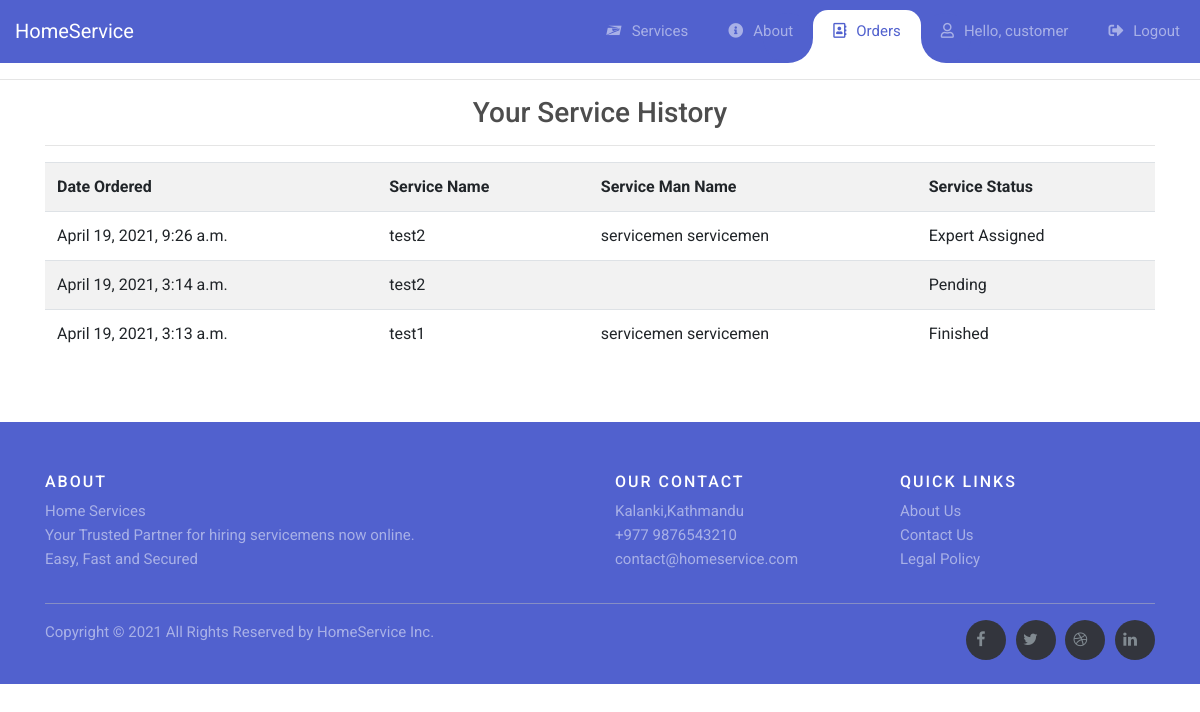
Page /order/orderview/ (signed in) on the committed database.
### accounts/models.py (models this page shows, shortened)
class User(AbstractUser):
    is_customer = models.BooleanField(default=False)
    is_servicemen =  models.BooleanField(default=False)
    first_name = models.CharField(max_length=200, null=True)
    last_name = models.CharField(max_length=200, null=True)
    email = models.EmailField()

class ServiceMen(models.Model):
    phone = models.CharField(max_length=15, null=True)
    address = models.CharField(max_length=200, null=True)
    expertise = models.CharField(max_length=200, null=True)
    is_available = models.BooleanField(default = True)
    created_at = models.DateTimeField(auto_now_add=True)
    created_by = models.OneToOneField(User, related_name='servicmenuser', on_delete=models.CASCADE)
    class Meta:
        ordering = ['created_by']

### order/models.py (models this page shows, shortened)
class Order(models.Model):
    STATUS = (
        ("Reviewed", "Reviewed"),
        ("Expert Assigned", "Expert Assigned"),
        ("Working", "Working"),
        ("Finished", "Finished"),
    )
    customer = models.ForeignKey(Customer, on_delete=models.SET_NULL, blank=True, null=True)
    service = models.ForeignKey(Service, on_delete=models.SET_NULL, blank=True, null=True)
    description = models.CharField(max_length=2000, null=True)
    date_ordered = models.DateTimeField(auto_now_add=True)
    status = models.CharField(max_length=200, null=True, choices=STATUS, default="Pending")
    street = models.CharField(max_length=100, null=True)
    address = models.CharField(max_length=100, null=True)
    servicemen = models.ForeignKey(ServiceMen, on_delete=models.SET_NULL, blank=True, null=True)
    class Meta:
        ordering = ['-date_ordered']

### service/models.py (models this page shows, shortened)
class Service(models.Model):
    name = models.CharField(max_length=200, null=True)
    slug = models.SlugField(max_length=255, null=True, unique=True)
    description = models.CharField(max_length=2000, null=True)
    image = models.ImageField(null=True, blank=True)

### order/views.py (the view)
# urls.py: path('orderview/', views.order_view, name="orderview"),
@login_required
@customer_required
def order_view(request):
    customer = customer = Customer.objects.filter(created_by = request.user).first()
    order_view = Order.objects.filter(customer_id=customer.id)
    context = {
        'customer' : customer,
        'orderitems': order_view,
        'activate_order' : 'active'
    }
    return render(request, 'order/orderView.html', context)

### order/templates/order/orderView.html
{% extends 'index.html' %}
{% load static %}
{% block content %}
	<div class="row">
        <div class="col">
            <h3 class="text-center">Your Service History</h3><hr>
            <table class="table table-striped">
                <tr>
                    <th>Date Ordered</th>
                    <th>Service Name</th>
                    <th>Service Man Name</th>
                    <th>Service Status</th>
                </tr>
                {% for i in orderitems %}
                <tr>
                    <td>{{i.date_ordered}}</td>
                    <td>{{i.service.name}}</td>
                    <td>{{i.servicemen.created_by.first_name}} {{i.servicemen.created_by.last_name}}</td>
                    <td>{{i.status}}</td>
                </tr>
                {% endfor %}
            </table>
        </div>
    </div>
{% endblock content %}

### templates/index.html (shortened to what this page needs)
<!DOCTYPE html>
{% load static %}
{% load bootstrap %}
<html lang="en">
<head>
    <link rel="stylesheet" href="https://cdn.jsdelivr.net/npm/bootstrap@4.6.0/dist/css/bootstrap.min.css">
    <link rel="stylesheet" href="https://pro.fontawesome.com/releases/v5.10.0/css/all.css"/>
    <link rel="stylesheet" type="text/css" href="{% static 'css/style.css' %}" />
    <link rel="stylesheet" type="text/css" href="{% static 'css/mystyle.css' %}" />
    <link rel="stylesheet" href="https://use.fontawesome.com/releases/v5.6.1/css/all.css">
    <link rel="stylesheet" href="https://cdnjs.cloudflare.com/ajax/libs/font-awesome/4.7.0/css/font-awesome.min.css"/>
</head>
<body>
    {% include 'navbar.html' %}
    <hr>
    <div class="container">
        {% block content %}
        {% endblock content %}
    </div>
    {% include 'footer.html' %}
</body>
</html>

### templates/navbar.html (shortened to what this page needs)
<nav class="navbar navbar-expand-custom navbar-mainbg">
    <a class="navbar-brand navbar-logo" href="{% url 'service' %}">HomeService</a>
    <div class="collapse navbar-collapse" id="navbarSupportedContent">
        <ul class="navbar-nav ml-auto">
            <div class="hori-selector">
                <div class="left"></div>
                <div class="right"></div>
            </div>
            <li class="nav-item {{activate_service}} {{activate_view_service}}">
                <a class="nav-link" href="{% url 'service' %}"><i class="fab fa-usps"></i>Services</a>
            </li>
            {% if user.is_customer %}
            <li class="nav-item {{activate_about}}">
                <a class="nav-link" href="{% url 'about' %}"><i class="fas fa-info-circle"></i>About</a>
            </li>
            <li class="nav-item {{activate_order}} {{order_checkout}} {{activate_thanks}}">
                <a class="nav-link" href="{% url 'orderview' %}"><i class="far fa-address-book"></i>Orders</a>
            </li>
            <li class="nav-item {{activate_cusacc}}">
                <a class="nav-link" href="{% url 'customer_profile' %}"><i class="far fa-user"></i>Hello, {{request.user}}</a>
            </li>
            {% endif %}
            {% if user.is_authenticated %}
            <li class="nav-item">
                <a class="nav-link" href="{% url 'logout' %}"><i class="fas fa-sign-out-alt"></i>Logout</a>
            </li>
            {% endif %}
        </ul>
    </div>
</nav>

### templates/footer.html
{% load static %}
<link rel="stylesheet" href="{% static 'css/mycss.css' %}">
    <footer class="site-footer mt-5">
      <div class="container">
        <div class="row">
          <div class="col-sm-12 col-md-6">
            <h6>About</h6>
            <p class="text-justify">Home Services<br>Your Trusted Partner for hiring servicemens now online.<br>Easy, Fast and Secured</p>
          </div>
          <div class="col-xs-6 col-md-3">
            <h6>Our Contact</h6>
            <ul class="footer-links">
              <li>Kalanki,Kathmandu</li>
              <li>+977 9876543210</li>
              <li>contact@homeservice.com</li>
            </ul>
          </div>
          <div class="col-xs-6 col-md-3">
            <h6>Quick Links</h6>
            <ul class="footer-links">
              <li><a href="#">About Us</a></li>
              <li><a href="#">Contact Us</a></li>
              <li><a href="#">Legal Policy</a></li>
            </ul>
          </div>
        </div>
        <hr>
      </div>
      <div class="container">
        <div class="row">
          <div class="col-md-8 col-sm-6 col-xs-12">
            <p class="copyright-text">Copyright &copy; 2021 All Rights Reserved by
         <a href="#">HomeService Inc</a>.
            </p>
          </div>
          <div class="col-md-4 col-sm-6 col-xs-12">
            <ul class="social-icons">
              <li><a class="facebook" href="#"><i class="fa fa-facebook"></i></a></li>
              <li><a class="twitter" href="#"><i class="fa fa-twitter"></i></a></li>
              <li><a class="dribbble" href="#"><i class="fa fa-dribbble"></i></a></li>
              <li><a class="linkedin" href="#"><i class="fa fa-linkedin"></i></a></li>
            </ul>
          </div>
        </div>
      </div>
</footer>

### static/css/style.css (style rules this page uses)
body { font-family: 'Roboto', sans-serif; }
* { margin: 0; padding: 0; }
i { margin-right: 10px; }
.navbar-logo { padding: 15px; color: #fff; }
.navbar-mainbg { background-color: #5161ce; padding: 0px; }
#navbarSupportedContent { overflow: hidden; position: relative; }
#navbarSupportedContent ul { padding: 0px; margin: 0px; }
#navbarSupportedContent ul li a i { margin-right: 10px; }
#navbarSupportedContent li { list-style-type: none; float: left; }
#navbarSupportedContent ul li a { color: rgba(255,255,255,0.5); text-decoration: none; font-size: 15px; display: block; padding: 20px 20px; transition-duration:0.6s; transition-timing-function: cubic-bezier(0.68, -0.55, 0.265, 1.55); position: relative; }
#navbarSupportedContent>ul>li.active>a { color: #5161ce; background-color: transparent; transition: all 0.7s; }
.hori-selector { display:inline-block; position:absolute; height: 100%; top: 0px; left: 0px; transition-duration:0.6s; transition-timing-function: cubic-bezier(0.68, -0.55, 0.265, 1.55); background-color: #fff; border-top-left-radius: 15px; border-top-right-radius: 15px; margin-top: 10px; }
.hori-selector .right, .hori-selector .left { position: absolute; width: 25px; height: 25px; background-color: #fff; bottom: 10px; }
.hori-selector .right { right: -25px; }
.hori-selector .left { left: -25px; }
.hori-selector .right:before, .hori-selector .left:before { content: ''; position: absolute; width: 50px; height: 50px; border-radius: 50%; background-color: #5161ce; }
.hori-selector .right:before { bottom: 0; right: -25px; }
.hori-selector .left:before { bottom: 0; left: -25px; }
@media (min-width: 992px) { .navbar-expand-custom { -ms-flex-flow: row nowrap; flex-flow: row nowrap; -ms-flex-pack: start; justify-content: flex-start; } }
@media (min-width: 992px) { .navbar-expand-custom .navbar-nav { -ms-flex-direction: row; flex-direction: row; } }
@media (min-width: 992px) { .navbar-expand-custom .navbar-collapse { display: -ms-flexbox!important; display: flex!important; -ms-flex-preferred-size: auto; flex-basis: auto; } }

### static/css/mystyle.css (style rules this page uses)
h1,h2,h3,h4,h5,h6 { color:hsl(0, 0%, 30%); }

### static/css/mycss.css (style rules this page uses)
.site-footer { background-color:#5161ce; padding:45px 0 20px; font-size:15px; line-height:24px; color:rgba(255,255,255,0.5); }
.site-footer hr { border-top-color:#bbb; opacity:0.5 }
.site-footer h6 { color:#fff; font-size:16px; text-transform:uppercase; margin-top:5px; letter-spacing:2px }
.site-footer a { color:rgba(255,255,255,0.5); }
.footer-links { padding-left:0; list-style:none }
.footer-links li { display:block }
.footer-links a { color: rgba(255,255,255,0.5); }
.site-footer .social-icons { text-align:right }
.site-footer .social-icons a { width:40px; height:40px; line-height:40px; margin-left:6px; margin-right:0; border-radius:100%; background-color:#33353d }
.copyright-text { margin:0 }
.social-icons { padding-left:0; margin-bottom:0; list-style:none }
.social-icons li { display:inline-block; margin-bottom:4px }
.social-icons a { background-color:#eceeef; color:#818a91; font-size:16px; display:inline-block; line-height:44px; width:44px; height:44px; text-align:center; margin-right:8px; border-radius:100%; -webkit-transition:all .2s linear; -o-transition:all .2s linear; transition:all .2s linear }

### rows in the picture
User: user "customer"
Order: date_ordered "April 19, 2021, 9:26 a.m.", service.name "test2", servicemen.created_by.first_name "servicemen", servicemen.created_by.last_name "servicemen", status "Expert Assigned"
Order: date_ordered "April 19, 2021, 3:14 a.m.", service.name "test2", status "Pending"
Order: date_ordered "April 19, 2021, 3:13 a.m.", service.name "test1", servicemen.created_by.first_name "servicemen", servicemen.created_by.last_name "servicemen", status "Finished"
